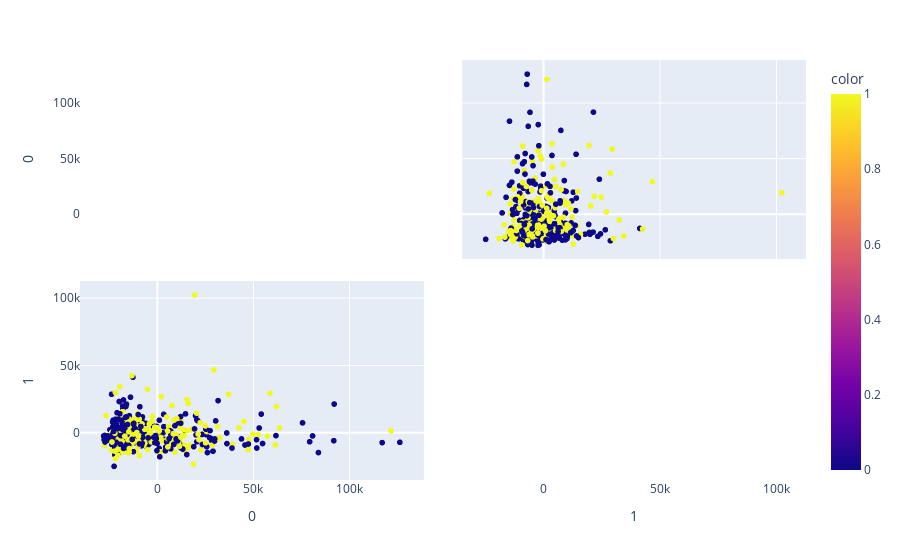

Notebook cell for this chart:
### Code cell
##!pip install pca
import plotly.express as px
from pca import pca
from sklearn.decomposition import PCA

pca = PCA(n_components=3)
pca_result = pca.fit_transform(X)


fig = px.scatter_matrix(
    pca_result,
    labels=death_label,
    dimensions=range(2),
    color=y
)
fig.update_traces(diagonal_visible=False)
fig.show()

### Figure 1 — Plotly figure (JSON) as saved in the notebook; plotly's stock layout.template omitted (floating-point values rounded to 4 significant figures; data arrays with more than 128 entries replaced by an {"elided": "..."} marker saying what was removed)
{"data": [{"diagonal": {"visible": false}, "dimensions": [{"axis": {"matches": true}, "label": "0", "values": {"elided": "422 float values"}}, {"axis": {"matches": true}, "label": "1", "values": {"elided": "422 float values"}}], "hovertemplate": "%{xaxis.title.text}=%{x}<br>%{yaxis.title.text}=%{y}<br>color=%{marker.color}<extra></extra>", "legendgroup": "", "marker": {"color": {"elided": "422 int values"}, "coloraxis": "coloraxis", "symbol": "circle"}, "name": "", "showlegend": false, "type": "splom"}], "layout": {"autosize": true, "coloraxis": {"colorbar": {"title": {"text": "color"}}, "colorscale": [[0, "#0d0887"], [0.1111, "#46039f"], [0.2222, "#7201a8"], [0.3333, "#9c179e"], [0.4444, "#bd3786"], [0.5556, "#d8576b"], [0.6667, "#ed7953"], [0.7778, "#fb9f3a"], [0.8889, "#fdca26"], [1, "#f0f921"]]}, "dragmode": "select", "legend": {"tracegroupgap": 0}, "margin": {"t": 60}, "xaxis": {"autorange": true, "range": [-43920.0, 142300.0], "type": "linear"}, "xaxis2": {"autorange": true, "range": [-38030.0, 115700.0], "type": "linear"}, "yaxis": {"autorange": true, "range": [-43920.0, 142300.0], "type": "linear"}, "yaxis2": {"autorange": true, "range": [-38030.0, 115700.0], "type": "linear"}}}
